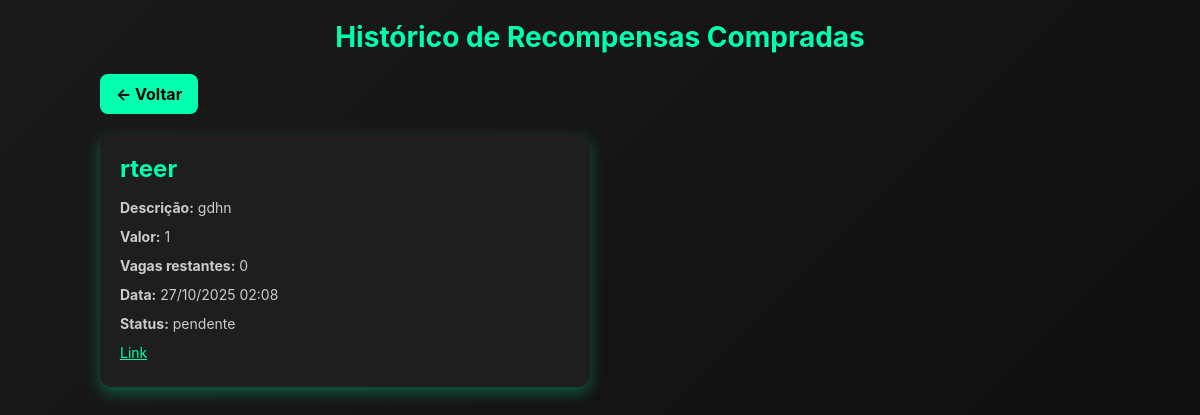
/aluno/historico_resgates (signed in), run on the app's committed database.
### models/modelosDB.py (models this page shows, shortened)
class ResgateDB(Base):
    __tablename__ = 'resgates'
    id = Column(Integer, primary_key=True)
    aluno_email = Column(String, ForeignKey('alunos.email'))
    recompensa_id = Column(Integer, ForeignKey('recompensas.id'))
    valor_resgatado = Column(Integer)
    data_resgate = Column(DateTime, default=datetime.utcnow)
    status = Column(String, default='pendente')  # pendente / entregue / cancelado
    aluno = relationship("AlunoDB", back_populates="resgates")
    recompensa = relationship("RecompensaDB", back_populates="resgates")

class RecompensaDB(Base):
    __tablename__ = 'recompensas'
    id = Column(Integer, primary_key=True)
    tipo = Column(String)  # antes era nome
    descricao = Column(String)
    valor = Column(Float)   # antes era custo
    link = Column(String, nullable=True)
    vagas = Column(Integer, default=0)
    data_expiracao = Column(DateTime, nullable=True)
    resgates = relationship("ResgateDB", back_populates="recompensa")

### blueprints/aluno_bp.py (the view)
@aluno_bp.route("/historico_resgates")
def historico_resgates():
    email = session.get('user')
    if not email or session.get('role') != 'aluno':
        flash("Faça login para acessar o histórico de resgates.")
        return redirect(url_for('login'))
    resgates = resgate_dao.listar_por_aluno(email)
    return render_template("aluno/historico_resgates.html", resgates=resgates)

### database/database.py (called while the page is built)
    def listar_por_aluno(self, aluno_email):
        return (
            self.session.query(ResgateDB)
            .options(joinedload(ResgateDB.recompensa))
            .filter_by(aluno_email=aluno_email)
            .order_by(ResgateDB.data_resgate.desc())
            .all()
        )

### templates/aluno/historico_resgates.html (shortened to what this page needs)
<!DOCTYPE html>
<html lang="pt-BR">
<head>
    <link rel="stylesheet" href="{{ url_for('static', filename='css/aluno/historico_resgates.css') }}">
</head>
<body>
    <div class="container">
        <h1>Histórico de Recompensas Compradas</h1>
        <a href="{{ url_for('aluno.retirar_recompensas') }}" class="btn">← Voltar</a>
        <div class="recompensas-list">
            {% for resgate in resgates %}
            <div class="recompensa-card">
                <h2>{{ resgate.recompensa.tipo }}</h2>
                <p><strong>Descrição:</strong> {{ resgate.recompensa.descricao }}</p>
                <p><strong>Valor:</strong> {{ resgate.valor_resgatado }}</p>
                <p><strong>Vagas restantes:</strong> {{ resgate.recompensa.vagas }}</p>
                <p><strong>Data:</strong> {{ resgate.data_resgate.strftime('%d/%m/%Y %H:%M') }}</p>
                <p><strong>Status:</strong> {{ resgate.status }}</p>
                {% if resgate.recompensa.link %}
                <p><a href="{{ resgate.recompensa.link }}" target="_blank">Link</a></p>
                {% endif %}
            </div>
            {% endfor %}
        </div>
    </div>
</body>
</html>

### static/css/aluno/historico_resgates.css (style rules this page uses)
* { margin: 0; padding: 0; box-sizing: border-box; }
body { font-family: 'Inter', sans-serif; background: linear-gradient(135deg, #1a1a1a, #0d0d0d); color: #fff; min-height: 100vh; display: flex; flex-direction: column; align-items: center; padding: 20px; }
.container { max-width: 1000px; width: 100%; }
h1 { text-align: center; color: #00ffae; margin-bottom: 20px; font-size: 28px; }
.btn { background-color: #00ffae; color: #000; padding: 10px 16px; border-radius: 8px; font-weight: bold; text-decoration: none; display: inline-block; margin-bottom: 20px; transition: background-color 0.3s, box-shadow 0.3s; }
.recompensas-list { display: grid; grid-template-columns: repeat(2, 1fr); gap: 20px; }
.recompensa-card { background-color: #1e1e1e; border-radius: 12px; padding: 20px; box-shadow: 0 6px 15px rgba(0, 255, 174, 0.3); display: flex; flex-direction: column; justify-content: space-between; transition: transform 0.2s, box-shadow 0.3s; }
.recompensa-card h2 { color: #00ffae; margin-bottom: 10px; }
.recompensa-card p { margin: 6px 0; font-size: 14px; color: #ccc; }
.recompensa-card a { color: #00ffae; text-decoration: underline; font-size: 14px; }

### data on the page
ResgateDB: recompensa.tipo "rteer", recompensa.descricao "gdhn", valor_resgatado "1", recompensa.vagas "0", data_resgate "27/10/2025 02:08", status "pendente"
